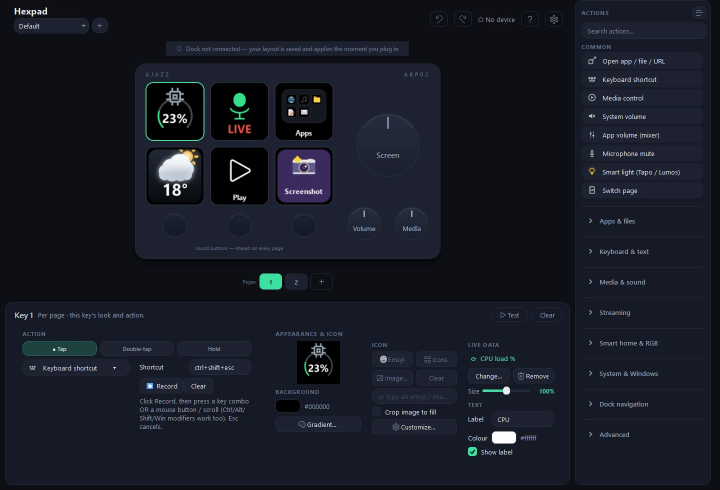
#> input picture site/img/configurator.webp, 1440 x 980 px (shown at 1/2 size); its folder holds only this picture in this run
$ python -i device.py   (imports and definitions only)
#> lines starting #> are read from the running program, lines starting #| are printed output that depends on the picture
#> further down, picture is the input picture: PIL image 1440x980 RGB; mean R, G, B 23.2, 27, 37
"""Low-level driver for the Ajazz AKP03E rev.2 stream controller.

USB VID 0x0300 / PID 0x3002, vendor HID interface (usage_page 0xFFA0, usage 1).

Wire protocol (source: 4ndv/mirajazz, 4ndv/opendeck-akp03), proto version 3:

  * Output reports, report-ID 0x00, frame length 1025 bytes (1 + 1024 payload).
  * Every command frame is:  00 "CRT" 00 00 <3-byte opcode> <params...>  zero-padded.
  * Input reports are 512 bytes, header ASCII "ACK", data[9]=code, data[10]=state.

Physical inputs: 6 LCD keys (codes 1..6) + 3 plain buttons (0x25/0x30/0x31)
+ 3 rotary encoders (twist 0x90/91, 0x50/51, 0x60/61 ; push 0x33/0x35/0x34).
LCD keys render a 60x60 JPEG, rotated 90deg.
"""
from __future__ import annotations

import io
from dataclasses import dataclass
from typing import Optional

import hid
from PIL import Image

VID = 0x0300
PID = 0x3002
VENDOR_USAGE_PAGE = 0xFFA0

REPORT_LEN = 1025          # 1 report-id byte + 1024 payload
PAYLOAD_CHUNK = 1024       # image data chunk size (proto v3)

LCD_KEYS = 6               # number of LCD display keys (host indices 0..5)
KEY_SIZE = (88, 88)        # per-key native tile (w, h); the physical cell is taller than wide,
                           # so width/height are tuned independently in the display calibrator.
                           # Bigger than the cell spills into neighbour keys (the 6 are one panel).
JPEG_QUALITY = 90
EDGE_INSET = 2             # px black frame: keep content off the device's ragged screen edge
# The firmware anchors each key image to the TOP-RIGHT with a fixed dark margin on the
# left/bottom (measured on-device). Shift the content down-left so it sits visually centred
# with a symmetric border (tunable). paste-offset (x, y): negative x = left, positive y = down.
CONTENT_SHIFT = (-6, 8)

# ---- input event codes (data[9]) -------------------------------------------
_LCD_CODES = {0x01: 0, 0x02: 1, 0x03: 2, 0x04: 3, 0x05: 4, 0x06: 5}
_BUTTON_CODES = {0x25: 6, 0x30: 7, 0x31: 8}          # round buttons -> index 6,7,8
_ENC_TURN = {                                         # code -> (encoder, delta)
    0x90: (0, -1), 0x91: (0, +1),
    0x50: (1, -1), 0x51: (1, +1),
    0x60: (2, -1), 0x61: (2, +1),
}
_ENC_PUSH = {0x33: 0, 0x35: 1, 0x34: 2}              # note: non-sequential


@dataclass
class Event:
    """A decoded input event from the device."""
    kind: str                 # 'key' | 'button' | 'encoder_push' | 'encoder_turn' | 'release_all'
    index: int = -1           # key 0..5 | button 6..8 | encoder 0..2
    pressed: bool = False      # for key/button/encoder_push
    delta: int = 0            # for encoder_turn: +1 / -1
    raw_code: int = 0
    remote: bool = False      # injected by a mirror client (Orbit), not the dock: never accelerated

    # [12 lines left out: function input_id, not called in this run]


def encode_key_image(img: Image.Image, rotation: int = 90, mirror: bool = False,
                     quality: int = 95, subsampling: int = 0,
                     size=None, shift=None, inset=None) -> bytes:
    """Convert a PIL image to the AKP03 on-wire JPEG (rotated 90deg).

    `size`/`shift`/`inset` override the module KEY_SIZE / CONTENT_SHIFT / EDGE_INSET (used by the
    live calibrator); normal rendering passes None and uses the current calibrated module values.

    The resulting JPEG is cached ON the source image object (keyed by geometry + quality), so a
    cached STATIC face (see images._FACE_CACHE) re-uploaded on a page flip isn't re-encoded. Live /
    animated faces are freshly rendered each frame → they simply never hit and their cache dies with
    them: no global cache to grow, no id()-reuse hazard, auto-invalidated when the face re-renders.
    """
#> called with rotation = 90, mirror = False, quality = 95, subsampling = 0
    sz = size or KEY_SIZE
    sh = CONTENT_SHIFT if shift is None else shift
    ins = EDGE_INSET if inset is None else inset
    ckey = (rotation, bool(mirror), quality, subsampling, tuple(sz), tuple(sh), ins)
    src = img                                            # the (possibly cache-shared) source object
    _jc = getattr(src, "_jpeg_cache", None)
    if _jc is not None:
        hit = _jc.get(ckey)
        if hit is not None:
            return hit
    w, h = sz
    img = img.convert("RGB")
    if img.size != sz:
        img = img.resize(sz, Image.LANCZOS)
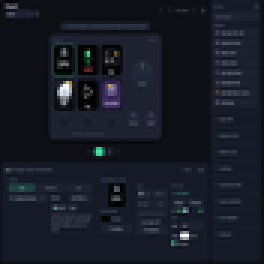
#> img: PIL image 88x88 RGB (shown 3 times larger); mean R, G, B 23.3, 27, 37.1
    if ins > 0:
        # Keep content off the device's ragged screen edge: scale the face down UNIFORMLY
        # (never per-axis — that distorts the aspect ratio) and centre it in a black tile.
        f = min((w - 2 * ins) / w, (h - 2 * ins) / h)
        nw, nh = max(1, round(w * f)), max(1, round(h * f))
        framed = Image.new("RGB", sz, (0, 0, 0))
#> framed: PIL image 88x88 RGB; every value is 0
        framed.paste(img.resize((nw, nh), Image.LANCZOS), ((w - nw) // 2, (h - nh) // 2))
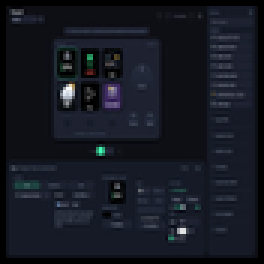
#> framed: PIL image 88x88 RGB (shown 3 times larger); mean R, G, B 21.2, 24.6, 33.8
        img = framed
    if sh != (0, 0):
        # Pure TRANSLATE (no scaling -> aspect preserved) to counter the firmware's corner
        # anchor / nudge centring. This actually MOVES the content (X/Y are a fine nudge);
        # use Width/Height to fill the cell — that's what reaches the bottom edge.
        shifted = Image.new("RGB", sz, (0, 0, 0))
        shifted.paste(img, sh)
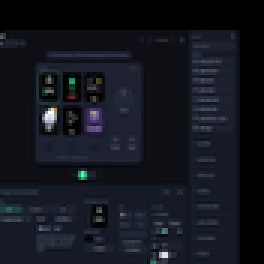
#> shifted: PIL image 88x88 RGB (shown 3 times larger); mean R, G, B 19.2, 22.2, 30.3
        img = shifted
    if mirror:
        img = img.transpose(Image.FLIP_LEFT_RIGHT)
    if rotation:
        # Exact lossless rotation (transpose) — img.rotate() resamples and left a
        # ragged 1px edge. Rot90 clockwise == ROTATE_270.
        tmap = {90: Image.ROTATE_270, 180: Image.ROTATE_180, 270: Image.ROTATE_90}
        img = img.transpose(tmap[rotation]) if rotation in tmap else img.rotate(-rotation, expand=True)
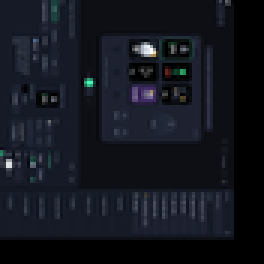
#> img: PIL image 88x88 RGB (shown 3 times larger); mean R, G, B 19.2, 22.2, 30.3
    buf = io.BytesIO()
    # Default quality 95 + 4:4:4 chroma: crisp edges on text/solids. Animation frames pass a
    # lower quality + chroma subsampling so the JPEG is much smaller -> faster transfer -> higher fps.
    img.save(buf, format="JPEG", quality=quality, subsampling=subsampling)
    out = buf.getvalue()
    try:                                                 # stash on the source face; a fresh face has
        if _jc is None:                                  # no cache yet, a shared static face reuses it
            _jc = src._jpeg_cache = {}
        _jc[ckey] = out
    except (AttributeError, TypeError):
        pass                                             # exotic image object that won't take an attr
    return out


# [21 lines left out: function encode_hi, not called in this run]


class AKP03:
    """Connection to a single AKP03E device."""

    # [31 lines left out: functions __init__, mirror, mirror_full, find_path, not called in this run]

    @staticmethod
    def is_present() -> bool:
        return AKP03.find_path() is not None

    # [15 lines left out: functions open, close, not called in this run]

    def __enter__(self) -> "AKP03":
        return self.open()

    def __exit__(self, *exc) -> None:
        self.close()

    # ---- frame builders ----------------------------------------------------
    # [5 lines left out: function _frame, not called in this run]

    @classmethod
    def _cmd(cls, opcode: bytes, params: bytes = b"") -> bytes:
        return cls._frame(b"CRT\x00\x00" + opcode + params)

    # [110 lines left out: functions _write, _ensure_init, set_brightness, sleep, wake, set_key_image and 5 more, not called in this run]

>>> from PIL import Image
>>> picture = Image.open('../site/img/configurator.webp')
>>> result = encode_key_image(picture)

$ run again, on site/img/idle-aurora.webp
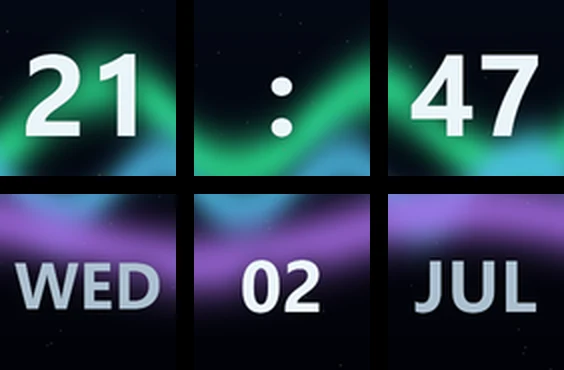
#> input picture site/img/idle-aurora.webp, 564 x 370 px
#> picture is the input picture: PIL image 564x370 RGB; mean R, G, B 43.7, 59.9, 73.8
#> in encode_key_image, `shifted.paste(img, sh)`:
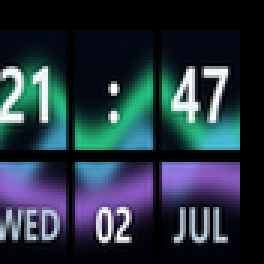
#> shifted: PIL image 88x88 RGB (shown 3 times larger); mean R, G, B 38.7, 52.5, 64.1
#> in encode_key_image, `img = img.transpose(tmap[rotation]) if rotation in tmap else img.rotat..`:
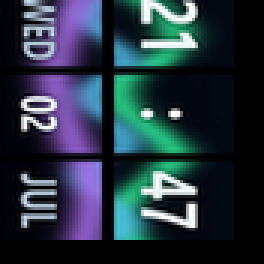
#> img: PIL image 88x88 RGB (shown 3 times larger); mean R, G, B 38.7, 52.5, 64.1

$ run again, on site/img/idle-flip.webp
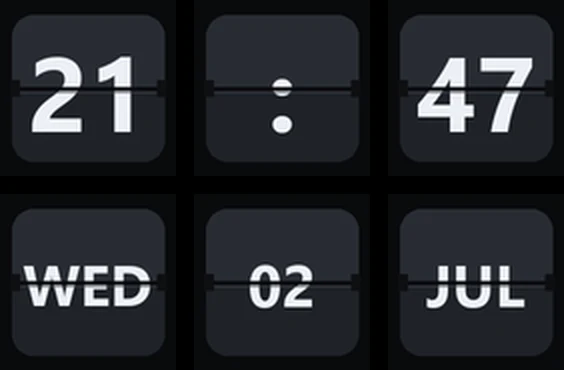
#> input picture site/img/idle-flip.webp, 564 x 370 px
#> picture is the input picture: PIL image 564x370 RGB; mean R, G, B 36.5, 39, 43.3
#> in encode_key_image, `shifted.paste(img, sh)`:
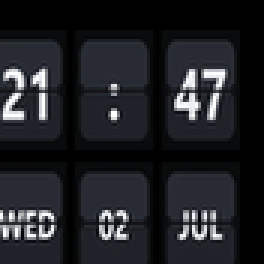
#> shifted: PIL image 88x88 RGB (shown 3 times larger); mean R, G, B 31.4, 33.4, 36.9
#> in encode_key_image, `img = img.transpose(tmap[rotation]) if rotation in tmap else img.rotat..`:
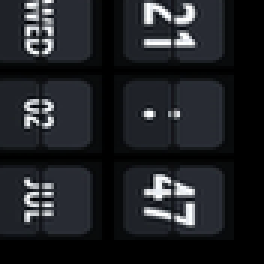
#> img: PIL image 88x88 RGB (shown 3 times larger); mean R, G, B 31.4, 33.4, 36.9

$ run again, on site/img/idle-lava.webp
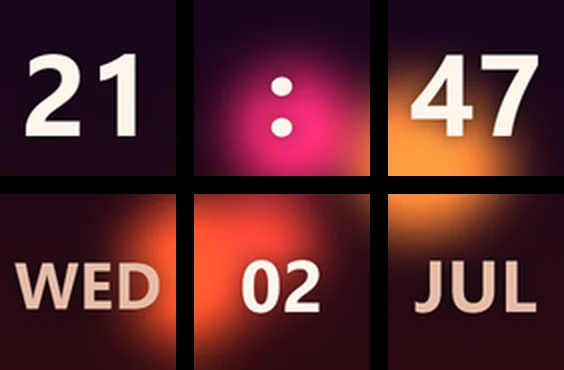
#> input picture site/img/idle-lava.webp, 564 x 370 px
#> picture is the input picture: PIL image 564x370 RGB; mean R, G, B 87.6, 39.9, 45.2
#> in encode_key_image, `shifted.paste(img, sh)`:
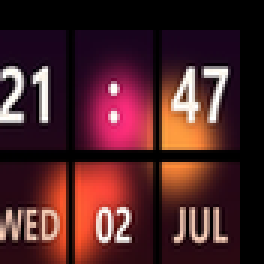
#> shifted: PIL image 88x88 RGB (shown 3 times larger); mean R, G, B 75.2, 35.3, 39.2
#> in encode_key_image, `img = img.transpose(tmap[rotation]) if rotation in tmap else img.rotat..`:
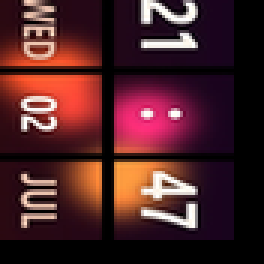
#> img: PIL image 88x88 RGB (shown 3 times larger); mean R, G, B 75.2, 35.3, 39.2
